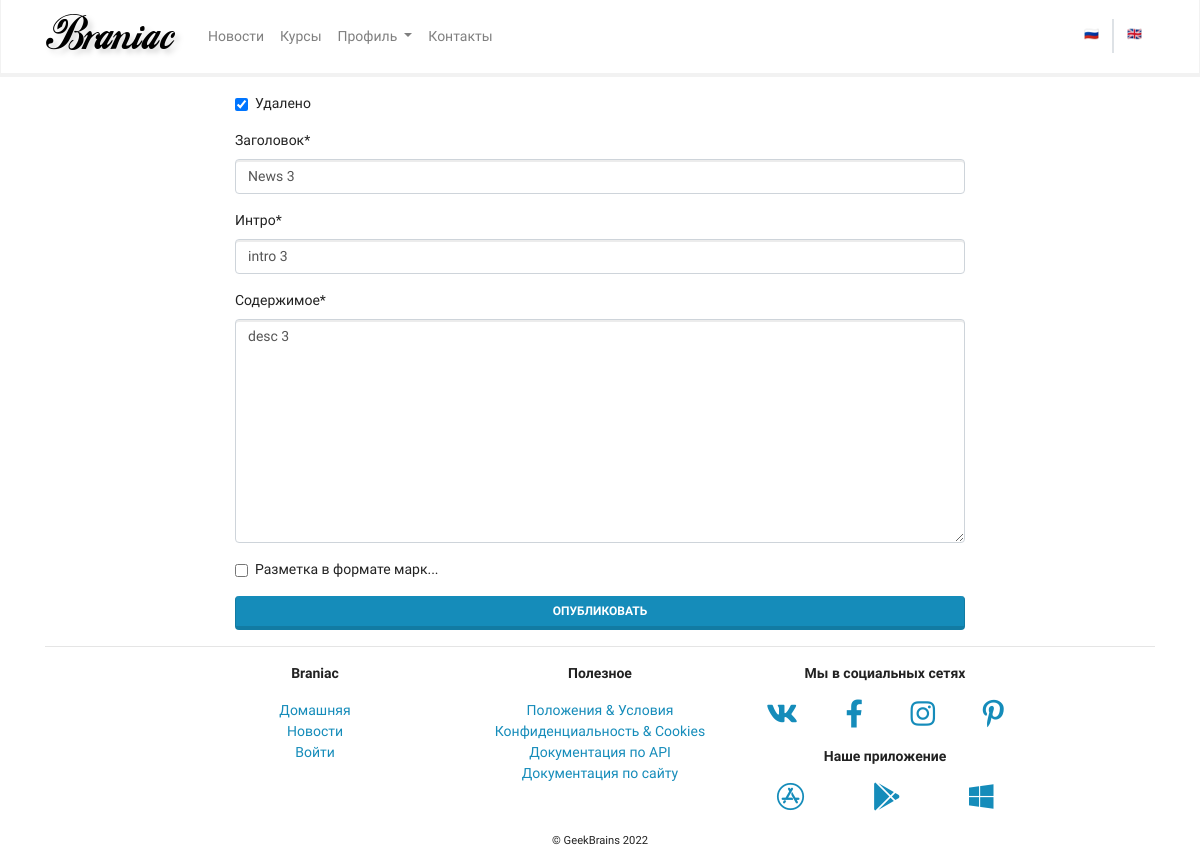
Before: /news/3/update/ (signed in) with the older database file.
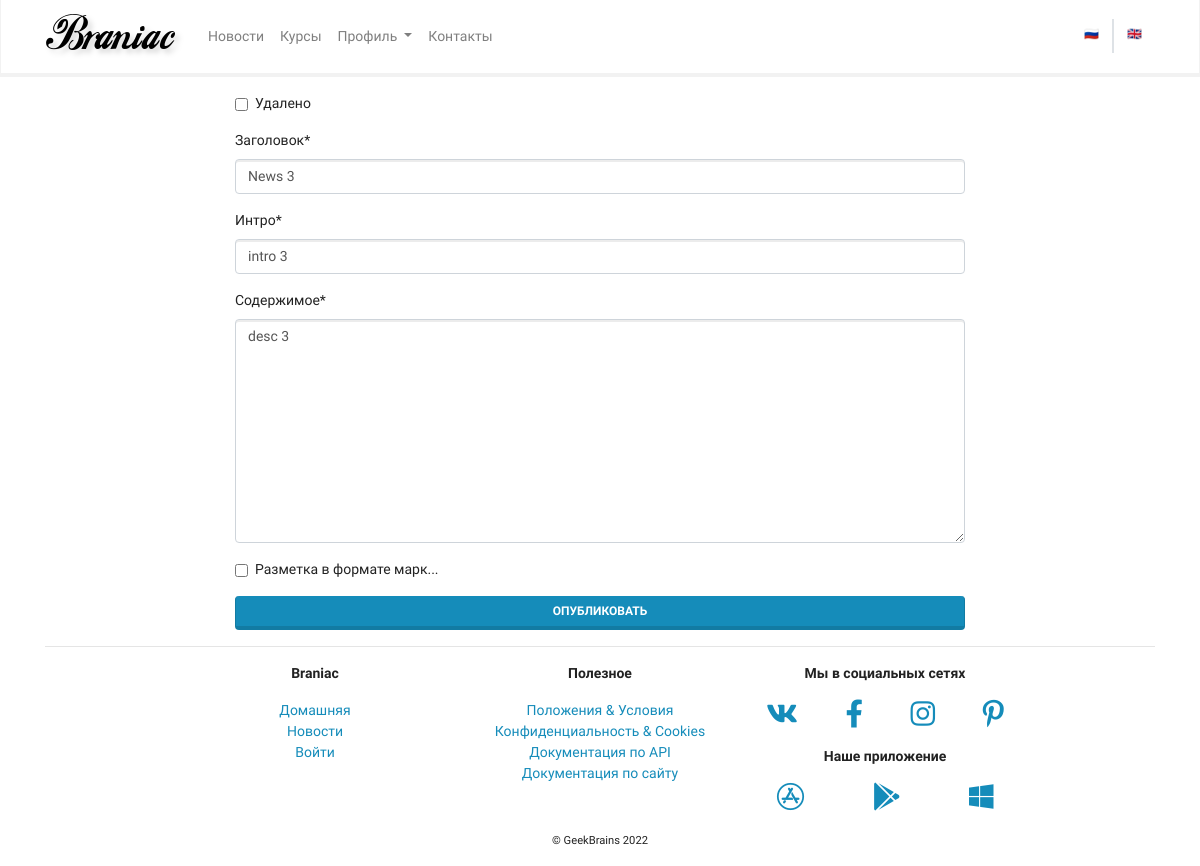
After: the same page with the newer database file.
### mainapp/models.py (models this page shows, shortened)
class BaseModel(models.Model):
    created_at = models.DateField(auto_now_add=True, verbose_name='Создан')
    update_at = models.DateTimeField(auto_now=True, verbose_name='Обновлен')
    deleted = models.BooleanField(default=False, verbose_name='Удалено')
    class Meta:
        abstract = True
        ordering = ('-created_at')

class News(BaseModel):
    title = models.CharField(max_length=256, verbose_name='Заголовок')
    preamble = models.CharField(max_length=1024, verbose_name='Интро')
    body = models.TextField(verbose_name='Содержимое')
    body_as_markdown = models.BooleanField(default=False, verbose_name='Разметка в формате марк...')
    class Meta:
        verbose_name = _("News")
        verbose_name_plural = _("News")

### mainapp/views.py (the view)
# urls.py: path('news/<int:pk>/update/', views.NewsUpdateView.as_view(), name='news_update'),
class NewsUpdateView(PermissionRequiredMixin, UpdateView):
    model = News
    fields = '__all__'
    success_url = reverse_lazy('mainapp:news')
    permission_required = ('mainapp.change_news',)

### mainapp/context_processor.py (called while the page is built)
def my_context_processor(request):
    return {
        'foo': 'bar'
    }

### mainapp/templates/mainapp/news_form.html (shortened to what this page needs)
{% extends 'mainapp/base.html' %}
{% load crispy_forms_tags %}
{% block content %}
<div class="row justify-content-center pt-3">
    <div class="col-md-12 col-lg-8">
        <form method="post">
            {{ form|crispy }}
            <button type="submit" class="btn btn-primary btn-block">Опубликовать
            </button>
        </form>
    </div>
</div>
{% endblock content %}

### mainapp/templates/mainapp/base.html (shortened to what this page needs)
{% load static %}
<!doctype html>
<html lang="ru">
<head>
    <link rel="stylesheet" href="{% static 'css/bootstrap.min.css' %}">
    <link rel="stylesheet" href="{% static 'css/Chart.min.css' %}">
    <link rel="stylesheet" href="{% static 'css/fontawesome.all.min.css' %}">
    <link rel="stylesheet" href="{% static 'css/style.css' %}">
</head>
<body>
    <nav class="navbar navbar-expand-lg navbar-light bg-light">
        <div class="container">
            <a class="navbar-brand" href="/">
                <img src="{% static 'img/logo.png' %}" alt="">
            </a>
        {% include 'mainapp/includes/inc_main_menu.html' %}
        </div>
    </nav>
    <div class="container-md">
      {% block content %}
      {% endblock %}
    </div>
    <div class="container-lg mt-auto">
        <hr>
        <div class="row justify-content-center">
            <div class="col-sm-6 col-md-3 text-center">
                <p>
                    <strong>Braniac</strong>
                </p>
                <p>
                <ul class="list-unstyled">
                    <li><a href="/">Домашняя</a></li>
                    <li><a href="/news">Новости</a></li>
                    <li><a href="/login">Войти</a></li>
                </ul>
                </p>
            </div>
            <div class="col-sm-6 col-md-3 text-center">
                <p>
                    <strong>Полезное</strong>
                </p>
                <p>
                <ul class="list-unstyled">
                    <li><a href="#">Положения &amp; Условия</a></li>
                    <li><a href="#">Конфиденциальность &amp; Cookies</a></li>
                    <li><a href="#">Документация по API</a></li>
                    <li><a href="/docsite">Документация по сайту</a></li>
                </ul>
                </p>
            </div>
            <div class="col-sm-6 col-md-3 text-center">
                <p>
                    <strong>Мы в социальных сетях</strong>
                </p>
                <p>
                <div class="row justify-content-around">
                    <div><a href="#"><i class="fab fa-vk fa-2x"></i></a></div>
                    <div><a href="#"><i class="fab fa-facebook-f fa-2x"></i></a></div>
                    <div><a href="#"><i class="fab fa-instagram fa-2x"></i></a></div>
                    <div><a href="#"><i class="fab fa-pinterest-p fa-2x"></i></a></div>
                </div>
                </p>
                <p>
                    <strong>Наше приложение</strong>
                </p>
                <p>
                <div class="row justify-content-around">
                    <div><a href="#"><i class="fab fa-app-store fa-2x"></i></a></div>
                    <div><a href="#"><i class="fab fa-google-play fa-2x"></i></a></div>
                    <div><a href="#"><i class="fab fa-windows fa-2x"></i></a></div>
                </div>
                </p>
            </div>
        </div>
        <div class="row justify-content-center">
            <div>
                <p><small>&copy; GeekBrains 2022</small></p>
            </div>
        </div>
    </div>
</body>
</html>

### mainapp/templates/mainapp/includes/inc_main_menu.html (shortened to what this page needs)
{% load static i18n %}
<div class="collapse navbar-collapse" id="navbarSupportedContent">
                <ul class="navbar-nav mr-auto">
                    <li class="nav-item ">
                        <a class="nav-link
                        {% if request.resolver_match.view_name == 'mainapp:news' %} myactive {% endif %}"
                         href="{% url 'mainapp:news' %}" >
                            {% translate "News" %}
                        </a>
                    </li>
                    <li class="nav-item ">
                        <a class="nav-link
                        {% if request.resolver_match.view_name == 'mainapp:courses' %} myactive {% endif %}"
                           href="{% url 'mainapp:courses' %}">Курсы</a>
                    </li>
                    {% if user.is_authenticated %}
                    <li class="nav-item dropdown">
                        <a class="nav-link dropdown-toggle" href="#" id="ddProfile" role="button" data-toggle="dropdown"
                           aria-haspopup="true" aria-expanded="false">
                            Профиль
                        </a>
                    </li>
                    {% else %}
                    <li class="nav-item ">
                        <a class="nav-link" href="{% url 'authapp:login' %}">ВАйТи</a>
                    </li>
                    {% endif %}
                    <li class="nav-item ">
                        <a class="nav-link
                            "
                           href="{% url 'mainapp:contacts' %}">Контакты</a>
                    </li>
                </ul>
                <div class="row justify-content-end m-0">
                    <div class="col p-0 border-right">
                      <form action="{% url 'set_language' %}" method="post">
                        <button type="submit" class="btn btn-link">🇷🇺</button>
                      </form>
                    </div>
                    <div class="col p-0 border-left">
                      <form action="{% url 'set_language' %}" method="post">
                        <button type="submit" class="btn btn-link">🇬🇧</button>
                      </form>
                    </div>
                </div>
</div>

Changed rows visible on the page:
changed News "News 3": deleted "☑" → "☐"
